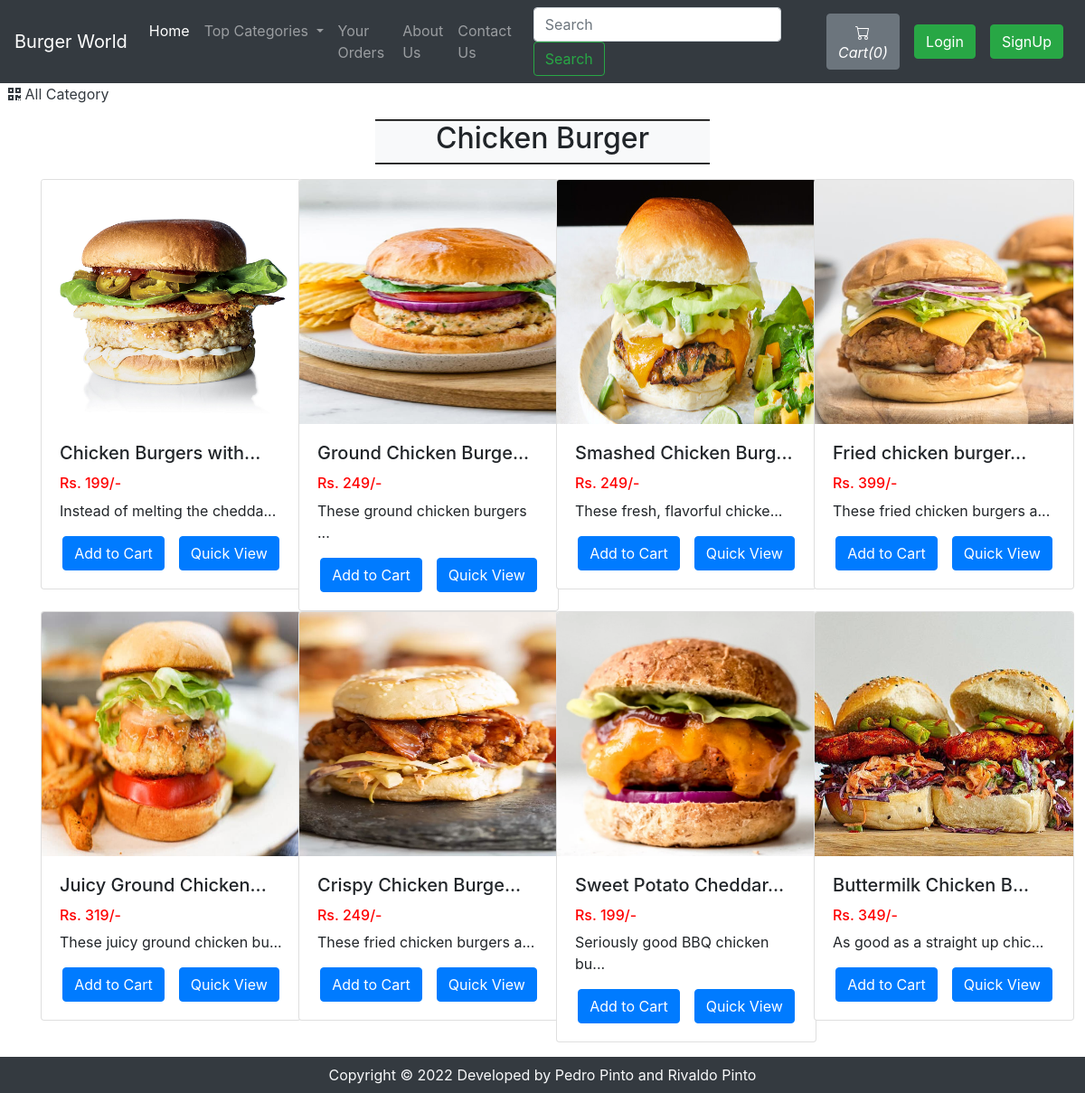
Screenshot of /viewBurgerList.php?catid=2 with the database file from the repository.
### tables this page shows
CREATE TABLE IF NOT EXISTS `sitedetail` (
  `tempId` int(11) NOT NULL AUTO_INCREMENT,
  `systemName` varchar(21) NOT NULL,
  `email` varchar(35) NOT NULL,
  `contact1` bigint(21) NOT NULL,
  `contact2` bigint(21) DEFAULT NULL COMMENT 'Optional',
  `address` text NOT NULL,
  `dateTime` datetime NOT NULL DEFAULT CURRENT_TIMESTAMP,
  PRIMARY KEY (`tempId`)
);

CREATE TABLE IF NOT EXISTS `burger` (
  `burgerId` int(12) NOT NULL AUTO_INCREMENT,
  `burgerName` varchar(255) NOT NULL,
  `burgerPrice` int(12) NOT NULL,
  `burgerDesc` text NOT NULL,
  `burgerCategorieId` int(12) NOT NULL,
  `burgerPubDate` datetime NOT NULL DEFAULT CURRENT_TIMESTAMP,
  PRIMARY KEY (`burgerId`)
);

### viewBurgerList.php (the view, shortened to what this page needs)
<!doctype html>
<html lang="en">
<head>
    <link rel="stylesheet" href="https://stackpath.bootstrapcdn.com/bootstrap/4.4.1/css/bootstrap.min.css">
    <link rel="stylesheet" href="https://use.fontawesome.com/releases/v5.8.2/css/all.css">
</head>
<body>
    <?php include 'partials/_dbconnect.php';?>
    <?php require 'partials/_nav.php' ?>
    <div>&nbsp;
        <a href="index.php" class="active text-dark">
        <i class="fas fa-qrcode"></i>
            <span>All Category</span>
        </a>
    </div>
    <div class="container my-3" id="cont">
        <div class="col-lg-4 text-center bg-light my-3" style="margin:auto;border-top: 2px groove black;border-bottom: 2px groove black;">
            <h2 class="text-center"><span id="catTitle">Items</span></h2>
        </div>
        <div class="row">
        <?php
            $id = $_GET['catid'];
            $sql = "SELECT * FROM `burger` WHERE burgerCategorieId = $id";
            $result = mysqli_query($conn, $sql);
            while($row = mysqli_fetch_assoc($result)){
                $burgerId = $row['burgerId'];
                $burgerName = $row['burgerName'];
                $burgerPrice = $row['burgerPrice'];
                $burgerDesc = $row['burgerDesc'];
                echo '<div class="col-xs-3 col-sm-3 col-md-3">
                        <div class="card" style="width: 18rem;">
                            <img src="img/burger-'.$burgerId. '.jpg" class="card-img-top" alt="image for this burger" width="249px" height="270px">
                            <div class="card-body">
                                <h5 class="card-title">' . substr($burgerName, 0, 20). '...</h5>
                                <h6 style="color: #ff0000">Rs. '.$burgerPrice. '/-</h6>
                                <p class="card-text">' . substr($burgerDesc, 0, 29). '...</p>
                                <div class="row justify-content-center">';
                                if($loggedin){
                                    $quaSql = "SELECT `itemQuantity` FROM `viewcart` WHERE burgerId = '$burgerId' AND `userId`='$userId'";
                                    $quaresult = mysqli_query($conn, $quaSql);
                                    $quaExistRows = mysqli_num_rows($quaresult);
                                    if($quaExistRows == 0) {
                                        echo '<form action="partials/_manageCart.php" method="POST">
                                              <input type="hidden" name="itemId" value="'.$burgerId. '">
                                              <button type="submit" name="addToCart" class="btn btn-primary mx-2">Add to Cart</button>';
                                    }else {
                                        echo '<a href="viewCart.php"><button class="btn btn-primary mx-2">Go to Cart</button></a>';
                                    }
                                }
                                else{
                                    echo '<button class="btn btn-primary mx-2" data-toggle="modal" data-target="#loginModal">Add to Cart</button>';
                                }
                            echo '</form>
                                <a href="viewBurger.php?burgerid=' . $burgerId . '" class="mx-2"><button class="btn btn-primary">Quick View</button></a>
                                </div>
                            </div>
                        </div>
                    </div>';
            }
            ?>
        </div>
    </div>
    <?php require 'partials/_footer.php' ?>
</body>
</html>

### partials/_nav.php (shortened to what this page needs)
<?php
if(isset($_SESSION['loggedin']) && $_SESSION['loggedin']==true){
  $loggedin= true;
  $userId = $_SESSION['userId'];
  $username = $_SESSION['username'];
}
else{
  $loggedin = false;
  $userId = 0;
}
$sql = "SELECT * FROM `sitedetail`";
$result = mysqli_query($conn, $sql);
$row = mysqli_fetch_assoc($result);
$systemName = $row['systemName'];
echo '<nav class="navbar navbar-expand-lg navbar-dark bg-dark">
      <a class="navbar-brand" href="index.php">'.$systemName.'</a>
      <button class="navbar-toggler" type="button" data-toggle="collapse" data-target="#navbarSupportedContent" aria-controls="navbarSupportedContent" aria-expanded="false" aria-label="Toggle navigation">
        <span class="navbar-toggler-icon"></span>
      </button>
      <div class="collapse navbar-collapse" id="navbarSupportedContent">
        <ul class="navbar-nav mr-auto">
          <li class="nav-item active">
            <a class="nav-link" href="index.php">Home <span class="sr-only">(current)</span></a>
          </li>
          <li class="nav-item dropdown">
            <a class="nav-link dropdown-toggle" href="#" id="navbarDropdown" role="button" data-toggle="dropdown" aria-haspopup="true" aria-expanded="false">
              Top Categories
            </a>
            <div class="dropdown-menu" aria-labelledby="navbarDropdown">';
            echo '</div>
          </li>
          <li class="nav-item">
            <a class="nav-link" href="viewOrder.php">Your Orders</a>
          </li>
          <li class="nav-item">
            <a class="nav-link" href="about.php">About Us</a>
          </li>
          <li class="nav-item">
            <a class="nav-link" href="contact.php">Contact Us</a>
          </li>
        </ul>
        <form method="get" action="/OnlineBurgerDelivery/search.php" class="form-inline my-2 my-lg-0 mx-3">
          <input class="form-control mr-sm-2" type="search" name="search" id="search" placeholder="Search" aria-label="Search" required>
          <button class="btn btn-outline-success my-2 my-sm-0" type="submit">Search</button>
        </form>';
        $countsql = "SELECT SUM(`itemQuantity`) FROM `viewcart` WHERE `userId`=$userId";
        $countresult = mysqli_query($conn, $countsql);
        $countrow = mysqli_fetch_assoc($countresult);
        $count = $countrow['SUM(`itemQuantity`)'];
        if(!$count) {
          $count = 0;
        }
        echo '<a href="viewCart.php"><button type="button" class="btn btn-secondary mx-2" title="MyCart">
          <svg xmlns="img/cart.svg" width="16" height="16" fill="currentColor" class="bi bi-cart" viewBox="0 0 16 16">
            <path d="M0 1.5A.5.5 0 0 1 .5 1H2a.5.5 0 0 1 .485.379L2.89 3H14.5a.5.5 0 0 1 .491.592l-1.5 8A.5.5 0 0 1 13 12H4a.5.5 0 0 1-.491-.408L2.01 3.607 1.61 2H.5a.5.5 0 0 1-.5-.5zM3.102 4l1.313 7h8.17l1.313-7H3.102zM5 12a2 2 0 1 0 0 4 2 2 0 0 0 0-4zm7 0a2 2 0 1 0 0 4 2 2 0 0 0 0-4zm-7 1a1 1 0 1 1 0 2 1 1 0 0 1 0-2zm7 0a1 1 0 1 1 0 2 1 1 0 0 1 0-2z"/>
          </svg>
          <i class="bi bi-cart">Cart(' .$count. ')</i>
        </button></a>';
        if($loggedin){
          echo '<ul class="navbar-nav mr-2">
            <li class="nav-item dropdown">
              <a class="nav-link dropdown-toggle" href="#" id="navbarDropdown" role="button" data-toggle="dropdown"> Welcome ' .$username. '</a>
              <div class="dropdown-menu" aria-labelledby="navbarDropdown">
                <a class="dropdown-item" href="partials/_logout.php">Logout</a>
              </div>
            </li>
          </ul>
          <div class="text-center image-size-small position-relative">
            <a href="viewProfile.php"><img src="img/person-' .$userId. '.jpg" class="rounded-circle" onError="this.src = \'img/profilePic.jpg\'" style="width:40px; height:40px"></a>
          </div>';
        }
        else {
          echo '
          <button type="button" class="btn btn-success mx-2"  data-toggle="modal" data-target="#loginModal">Login</button>
          <button type="button" class="btn btn-success mx-2"  data-toggle="modal" data-target="#signupModal">SignUp</button>';
        }
  echo '</div>
    </nav>';
?>

### viewBurgerList.php (style rules this page uses)
#cont { min-height : 570px; }

### rows the page displays
sitedetail: systemName "Burger World"
burger: shows a picture, burgerName "Chicken Burgers with", burgerPrice "199", burgerDesc "Instead of melting the chedda"
burger: shows a picture, burgerName "Ground Chicken Burge", burgerPrice "249", burgerDesc "These ground chicken burgers"
burger: shows a picture, burgerName "Smashed Chicken Burg", burgerPrice "249", burgerDesc "These fresh, flavorful chicke"
burger: shows a picture, burgerName "Fried chicken burger", burgerPrice "399", burgerDesc "These fried chicken burgers a"
burger: shows a picture, burgerName "Juicy Ground Chicken", burgerPrice "319", burgerDesc "These juicy ground chicken bu"
burger: shows a picture, burgerName "Crispy Chicken Burge", burgerPrice "249", burgerDesc "These fried chicken burgers a"
burger: shows a picture, burgerName "Sweet Potato Cheddar", burgerPrice "199", burgerDesc "Seriously good BBQ chicken bu"
burger: shows a picture, burgerName "Buttermilk Chicken B", burgerPrice "349", burgerDesc "As good as a straight up chic"

### other values shown
$count "0"
